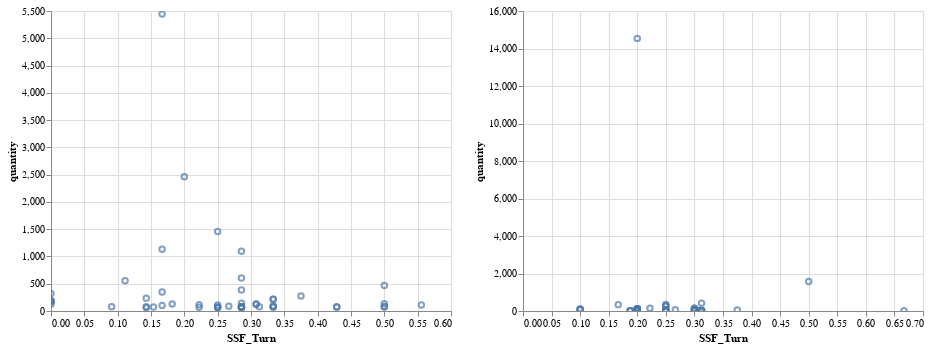

The notebook cell saved with this chart:
### Code cell
ci = alt.Chart(i).mark_point().encode(
x = 'SSF_Turn',
y = 'quantity').interactive()

cf = alt.Chart(f).mark_point().encode(
x = 'SSF_Turn',
y = 'quantity').interactive()

ci | cf
